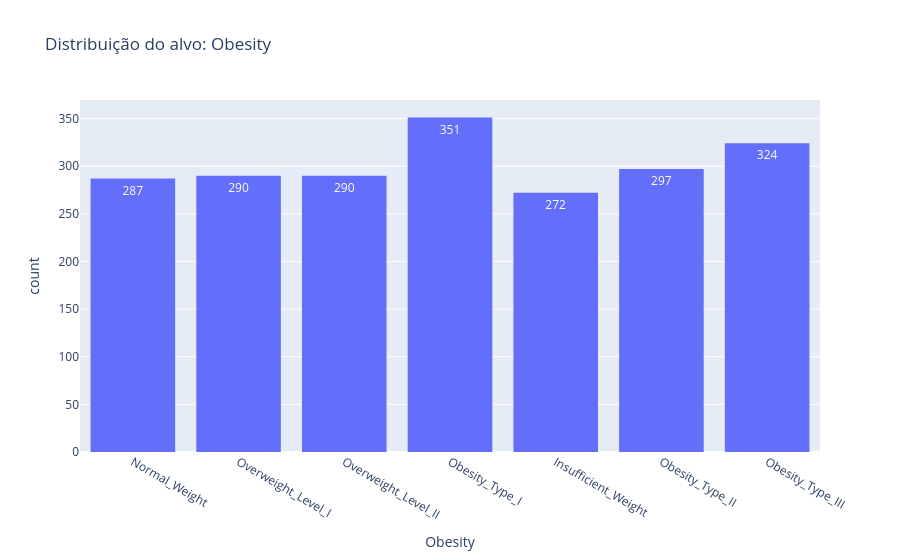
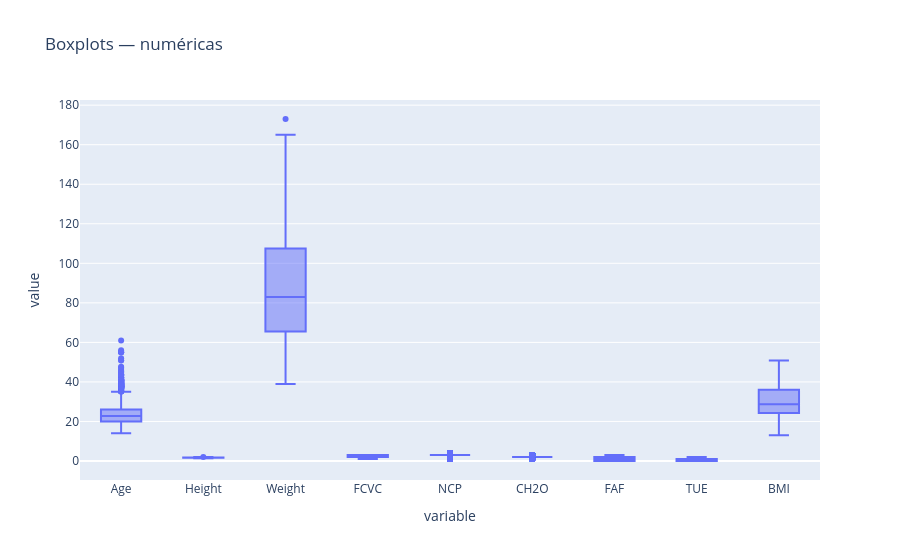
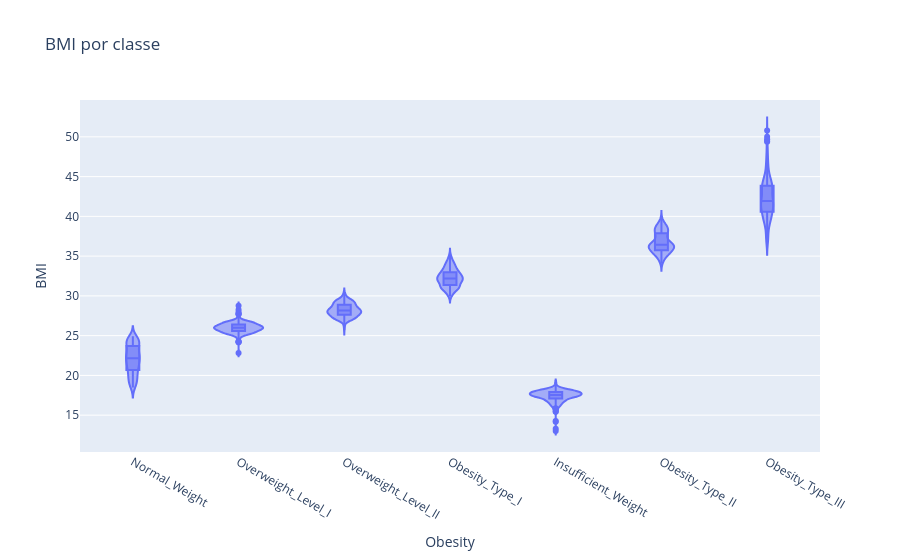
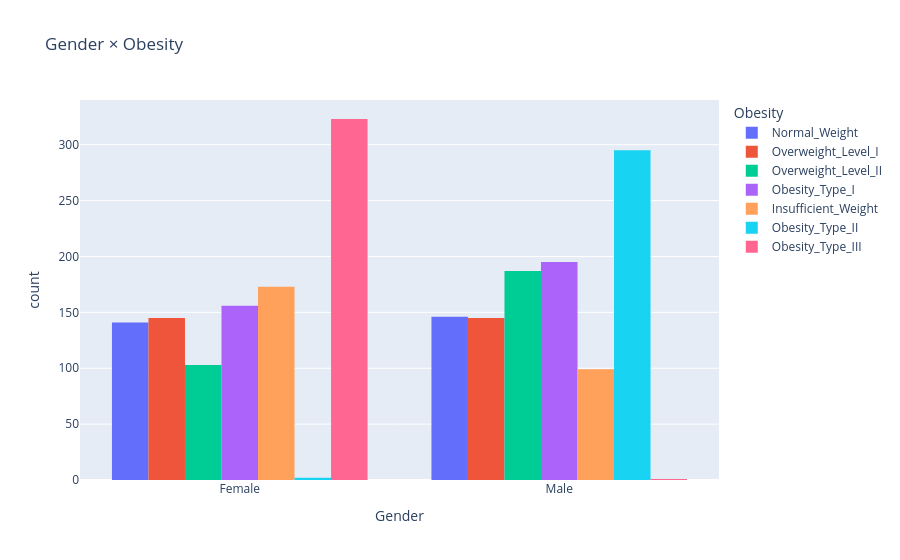

The notebook cell saved with these charts, in order:
### Code cell
if target_col: 
    px.histogram(df, x=target_col, title=f"Distribuição do alvo: {target_col}", text_auto=True).show()

num_cols_present=[c for c in num_cols if c in df.columns]+(["BMI"] if "BMI" in df.columns else [])

if num_cols_present: 
    px.box(df, y=num_cols_present, points="outliers", title="Boxplots — numéricas").show()

if target_col and "BMI" in df.columns: 
    px.violin(df, x=target_col, y="BMI", box=True, points="outliers", title="BMI por classe").show()

cat_cols_present=[c for c in cat_cols if c in df.columns and c!=target_col]
cat_top=sorted(cat_cols_present, key=lambda c: df[c].nunique())[:6]

for c in cat_top: 
    px.histogram(df, x=c, color=target_col, barmode="group", title=f"{c} × {target_col}").show()

num_for_corr=df.select_dtypes(include="number")

if not num_for_corr.empty:
    plt.figure(figsize=(8,6)); sns.heatmap(num_for_corr.corr(numeric_only=True), cmap="coolwarm", center=0)
    plt.title("Matriz de correlação — numéricas"); plt.tight_layout(); plt.show()

### Figure 1 — Plotly figure (JSON) as saved in the notebook; plotly's stock layout.template omitted (floating-point values rounded to 4 significant figures; data arrays with more than 128 entries replaced by an {"elided": "..."} marker saying what was removed)
{"data": [{"bingroup": "x", "hovertemplate": "Obesity=%{x}<br>count=%{y}<extra></extra>", "legendgroup": "", "marker": {"color": "#636efa", "pattern": {"shape": ""}}, "name": "", "orientation": "v", "showlegend": false, "texttemplate": "%{value}", "type": "histogram", "x": {"elided": "2111 str values"}, "xaxis": "x", "yaxis": "y"}], "layout": {"barmode": "relative", "legend": {"tracegroupgap": 0}, "title": {"text": "Distribuição do alvo: Obesity"}, "xaxis": {"anchor": "y", "domain": [0, 1], "title": {"text": "Obesity"}}, "yaxis": {"anchor": "x", "domain": [0, 1], "title": {"text": "count"}}}}

### Figure 2 — Plotly figure (JSON) as saved in the notebook; plotly's stock layout.template omitted (floating-point values rounded to 4 significant figures; data arrays with more than 128 entries replaced by an {"elided": "..."} marker saying what was removed)
{"data": [{"alignmentgroup": "True", "boxpoints": "outliers", "hovertemplate": "variable=%{x}<br>value=%{y}<extra></extra>", "legendgroup": "", "marker": {"color": "#636efa"}, "name": "", "notched": false, "offsetgroup": "", "orientation": "v", "showlegend": false, "type": "box", "x": {"elided": "18999 str values"}, "x0": " ", "xaxis": "x", "y": {"elided": "18999 float values"}, "y0": " ", "yaxis": "y"}], "layout": {"boxmode": "group", "legend": {"tracegroupgap": 0}, "title": {"text": "Boxplots — numéricas"}, "xaxis": {"anchor": "y", "domain": [0, 1], "title": {"text": "variable"}}, "yaxis": {"anchor": "x", "domain": [0, 1], "title": {"text": "value"}}}}

### Figure 3 — Plotly figure (JSON) as saved in the notebook; plotly's stock layout.template omitted (floating-point values rounded to 4 significant figures; data arrays with more than 128 entries replaced by an {"elided": "..."} marker saying what was removed)
{"data": [{"alignmentgroup": "True", "box": {"visible": true}, "hovertemplate": "Obesity=%{x}<br>BMI=%{y}<extra></extra>", "legendgroup": "", "marker": {"color": "#636efa"}, "name": "", "offsetgroup": "", "orientation": "v", "points": "outliers", "scalegroup": "True", "showlegend": false, "type": "violin", "x": {"elided": "2111 str values"}, "x0": " ", "xaxis": "x", "y": {"elided": "2111 float values"}, "y0": " ", "yaxis": "y"}], "layout": {"legend": {"tracegroupgap": 0}, "title": {"text": "BMI por classe"}, "violinmode": "group", "xaxis": {"anchor": "y", "domain": [0, 1], "title": {"text": "Obesity"}}, "yaxis": {"anchor": "x", "domain": [0, 1], "title": {"text": "BMI"}}}}

### Figure 4 — Plotly figure (JSON) as saved in the notebook; plotly's stock layout.template omitted (floating-point values rounded to 4 significant figures; data arrays with more than 128 entries replaced by an {"elided": "..."} marker saying what was removed)
{"data": [{"alignmentgroup": "True", "bingroup": "x", "hovertemplate": "Obesity=Normal_Weight<br>Gender=%{x}<br>count=%{y}<extra></extra>", "legendgroup": "Normal_Weight", "marker": {"color": "#636efa", "pattern": {"shape": ""}}, "name": "Normal_Weight", "offsetgroup": "Normal_Weight", "orientation": "v", "showlegend": true, "type": "histogram", "x": {"elided": "287 str values"}, "xaxis": "x", "yaxis": "y"}, {"alignmentgroup": "True", "bingroup": "x", "hovertemplate": "Obesity=Overweight_Level_I<br>Gender=%{x}<br>count=%{y}<extra></extra>", "legendgroup": "Overweight_Level_I", "marker": {"color": "#EF553B", "pattern": {"shape": ""}}, "name": "Overweight_Level_I", "offsetgroup": "Overweight_Level_I", "orientation": "v", "showlegend": true, "type": "histogram", "x": {"elided": "290 str values"}, "xaxis": "x", "yaxis": "y"}, {"alignmentgroup": "True", "bingroup": "x", "hovertemplate": "Obesity=Overweight_Level_II<br>Gender=%{x}<br>count=%{y}<extra></extra>", "legendgroup": "Overweight_Level_II", "marker": {"color": "#00cc96", "pattern": {"shape": ""}}, "name": "Overweight_Level_II", "offsetgroup": "Overweight_Level_II", "orientation": "v", "showlegend": true, "type": "histogram", "x": {"elided": "290 str values"}, "xaxis": "x", "yaxis": "y"}, {"alignmentgroup": "True", "bingroup": "x", "hovertemplate": "Obesity=Obesity_Type_I<br>Gender=%{x}<br>count=%{y}<extra></extra>", "legendgroup": "Obesity_Type_I", "marker": {"color": "#ab63fa", "pattern": {"shape": ""}}, "name": "Obesity_Type_I", "offsetgroup": "Obesity_Type_I", "orientation": "v", "showlegend": true, "type": "histogram", "x": {"elided": "351 str values"}, "xaxis": "x", "yaxis": "y"}, {"alignmentgroup": "True", "bingroup": "x", "hovertemplate": "Obesity=Insufficient_Weight<br>Gender=%{x}<br>count=%{y}<extra></extra>", "legendgroup": "Insufficient_Weight", "marker": {"color": "#FFA15A", "pattern": {"shape": ""}}, "name": "Insufficient_Weight", "offsetgroup": "Insufficient_Weight", "orientation": "v", "showlegend": true, "type": "histogram", "x": {"elided": "272 str values"}, "xaxis": "x", "yaxis": "y"}, {"alignmentgroup": "True", "bingroup": "x", "hovertemplate": "Obesity=Obesity_Type_II<br>Gender=%{x}<br>count=%{y}<extra></extra>", "legendgroup": "Obesity_Type_II", "marker": {"color": "#19d3f3", "pattern": {"shape": ""}}, "name": "Obesity_Type_II", "offsetgroup": "Obesity_Type_II", "orientation": "v", "showlegend": true, "type": "histogram", "x": {"elided": "297 str values"}, "xaxis": "x", "yaxis": "y"}, {"alignmentgroup": "True", "bingroup": "x", "hovertemplate": "Obesity=Obesity_Type_III<br>Gender=%{x}<br>count=%{y}<extra></extra>", "legendgroup": "Obesity_Type_III", "marker": {"color": "#FF6692", "pattern": {"shape": ""}}, "name": "Obesity_Type_III", "offsetgroup": "Obesity_Type_III", "orientation": "v", "showlegend": true, "type": "histogram", "x": {"elided": "324 str values"}, "xaxis": "x", "yaxis": "y"}], "layout": {"barmode": "group", "legend": {"title": {"text": "Obesity"}, "tracegroupgap": 0}, "title": {"text": "Gender × Obesity"}, "xaxis": {"anchor": "y", "domain": [0, 1], "title": {"text": "Gender"}}, "yaxis": {"anchor": "x", "domain": [0, 1], "title": {"text": "count"}}}}
